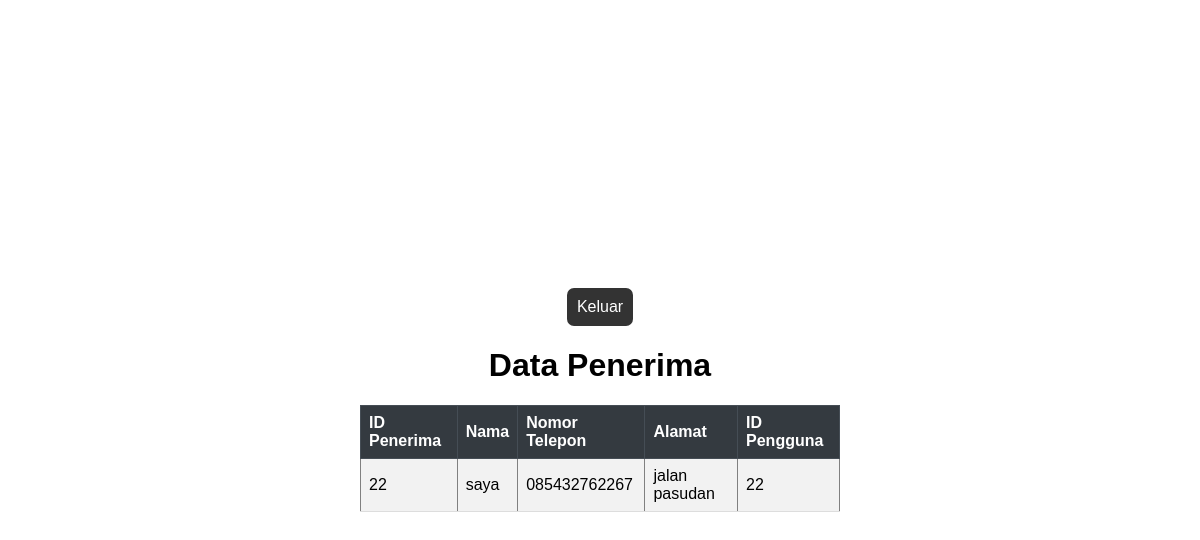
Page /admin/view-penerima.php?id_penerima=22 on the committed database.
### tables this page shows
CREATE TABLE `data_penerima` (
  `id_penerima` int(11) NOT NULL,
  `nama` varchar(255) NOT NULL,
  `no_tlp` varchar(15) DEFAULT NULL,
  `alamat` text,
  `id_user` int(11) NOT NULL
);

### admin/view-penerima.php (the view, shortened to what this page needs)
<!DOCTYPE html>
<html lang="en">
<head>
    <link rel="stylesheet" href="css/penerima.css">
</head>
<body>
    <a href='pesanan.php'>Keluar</a>
    <h1>Data Penerima</h1>
    <table border="1">
        <tr>
            <th>ID Penerima</th>
            <th>Nama</th>
            <th>Nomor Telepon</th>
            <th>Alamat</th>
            <th>ID Pengguna</th>
        </tr>
        <?php
        include '../koneksi.php';
        $id_penerima = $_GET['id_penerima'];
        $id_penerima = mysqli_real_escape_string($conn, $id_penerima);
        $sql = "SELECT * FROM data_penerima WHERE id_penerima = '$id_penerima'";
        $result = $conn->query($sql);
        if ($result->num_rows > 0) {
            while ($row = $result->fetch_assoc()) {
                echo "<tr>";
                echo "<td>" . $row["id_penerima"] . "</td>";
                echo "<td>" . $row["nama"] . "</td>";
                echo "<td>" . $row["no_tlp"] . "</td>";
                echo "<td>" . $row["alamat"] . "</td>";
                echo "<td>" . $row["id_user"] . "</td>";
                echo "</tr>";
            }
        } else {
            echo "<tr><td colspan='6'>Tidak ada data penerima.</td></tr>";
        }
        ?>
    </table>
</body>
</html>

### admin/css/penerima.css (style rules this page uses)
body { font-family: Arial, sans-serif; display: flex; justify-content: center; align-items: center; height: 100vh; margin: 0; flex-direction: column; }
a { color: #fff; text-decoration: none; background-color: #333; padding: 10px; border-radius: 7px; }
table { border-collapse: collapse; width: 40%; }
th, td { padding: 8px; text-align: left; border-bottom: 1px solid #ddd; }
tr:nth-child(even) { background-color: #f2f2f2; }
th { color: white; background-color: #343a40; border-color: #454d55; }

### rows in the picture
data_penerima: id_penerima "22", nama "saya", no_tlp "085432762267", alamat "jalan pasudan", id_user "22"
